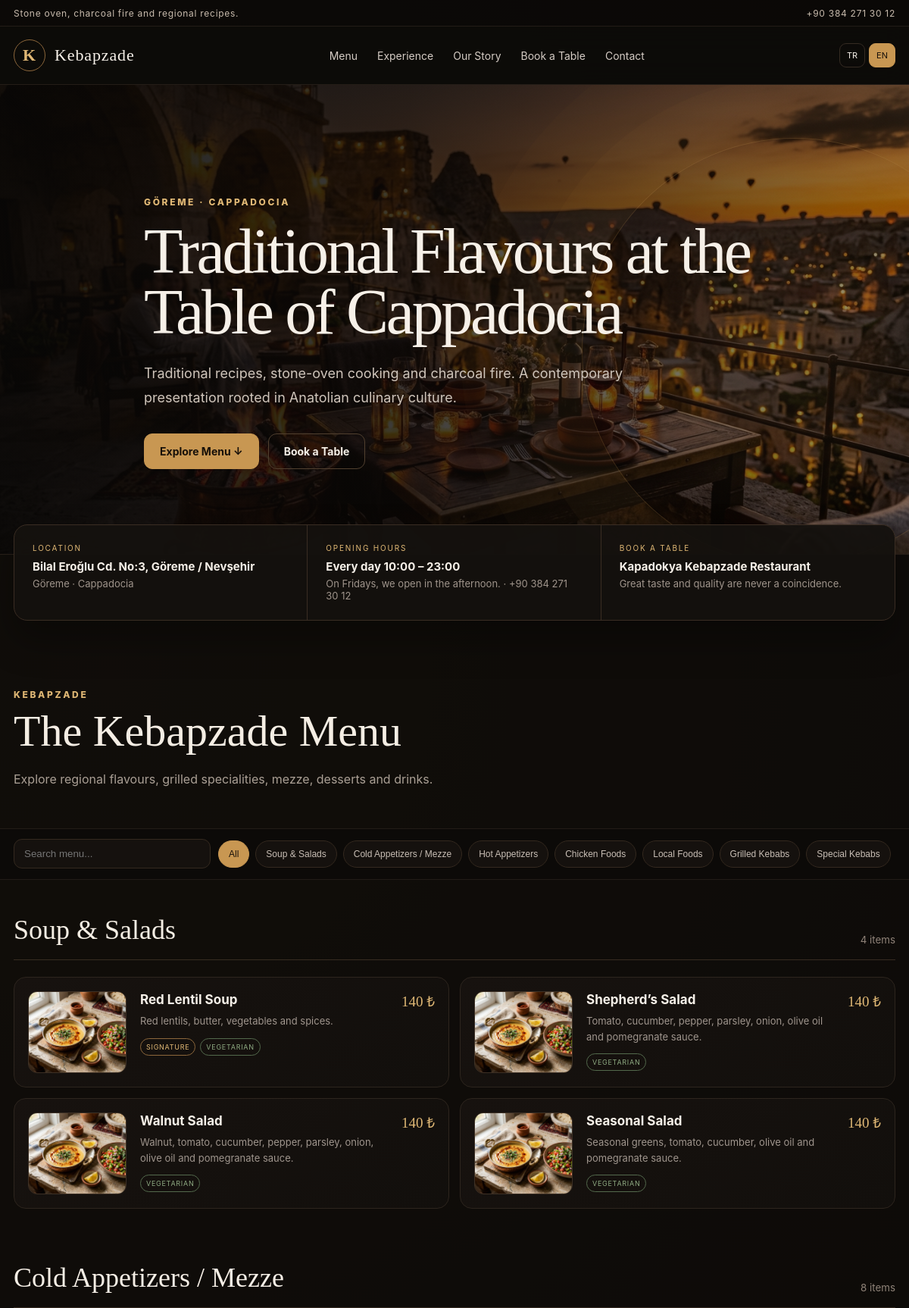
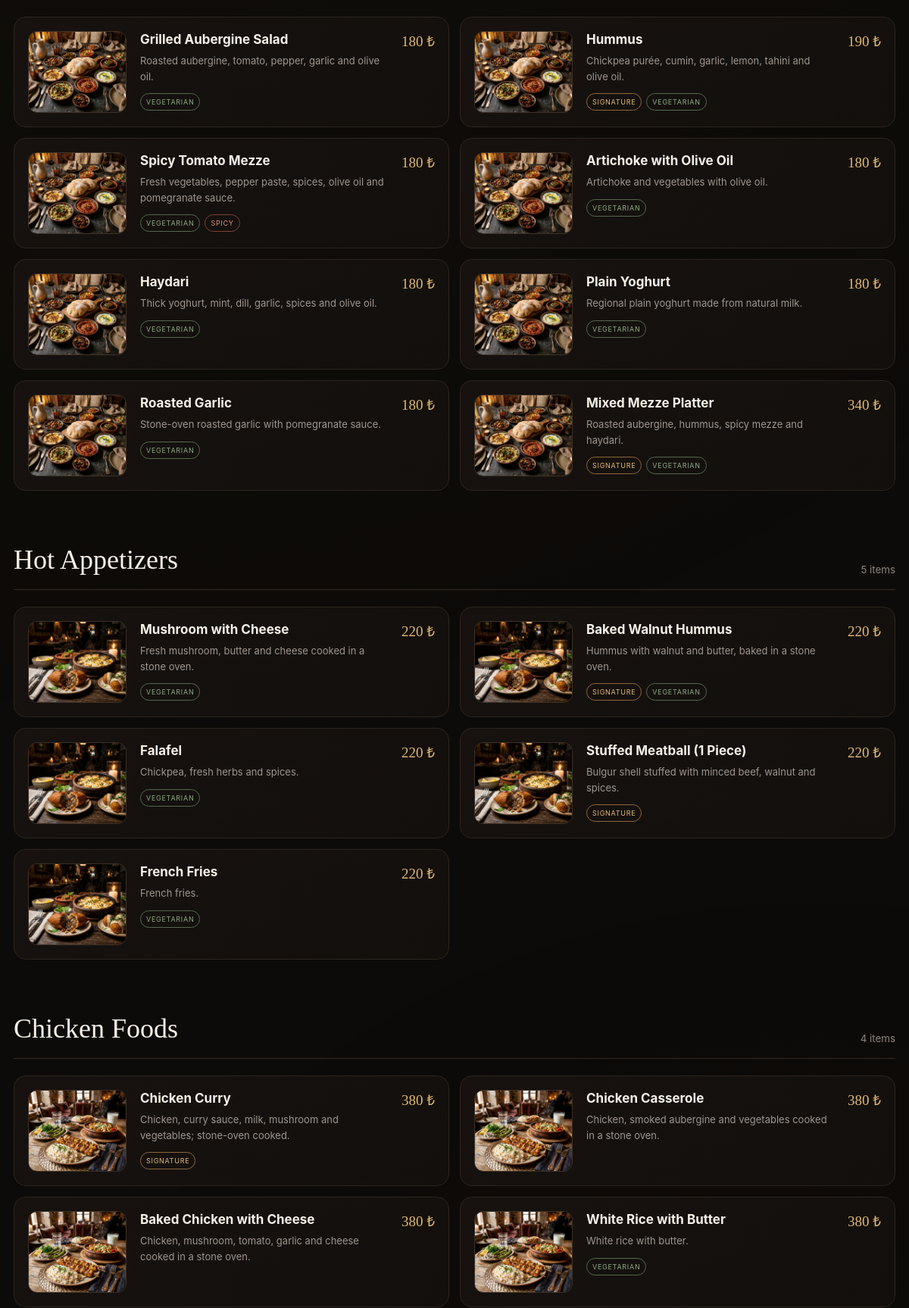
Page /restaurant.php?lang=en (upper part) on the committed database (2 pictures, top to bottom).
### tables this page shows
CREATE TABLE `settings` (
  `key` varchar(120) NOT NULL,
  `value` text,
  PRIMARY KEY (`key`)
);

CREATE TABLE `categories` (
  `id` int unsigned NOT NULL AUTO_INCREMENT,
  `name_tr` varchar(160) NOT NULL,
  `name_en` varchar(160) DEFAULT NULL,
  `slug` varchar(190) NOT NULL,
  `description_tr` text,
  `description_en` text,
  `image_path` varchar(255) DEFAULT NULL,
  `sort_order` int NOT NULL DEFAULT '0',
  `is_active` tinyint(1) NOT NULL DEFAULT '1',
  `created_at` timestamp NULL DEFAULT CURRENT_TIMESTAMP,
  `updated_at` timestamp NULL DEFAULT CURRENT_TIMESTAMP ON UPDATE CURRENT_TIMESTAMP,
  PRIMARY KEY (`id`),
  UNIQUE KEY `slug` (`slug`),
  KEY `idx_cat_sort` (`is_active`,`sort_order`)
);

CREATE TABLE `items` (
  `id` int unsigned NOT NULL AUTO_INCREMENT,
  `category_id` int unsigned NOT NULL,
  `name_tr` varchar(190) NOT NULL,
  `name_en` varchar(190) DEFAULT NULL,
  `description_tr` text,
  `description_en` text,
  `price` decimal(10,2) DEFAULT NULL,
  `price_note_tr` varchar(255) DEFAULT NULL,
  `price_note_en` varchar(255) DEFAULT NULL,
  `image_path` varchar(255) DEFAULT NULL,
  `is_active` tinyint(1) NOT NULL DEFAULT '1',
  `is_featured` tinyint(1) NOT NULL DEFAULT '0',
  `is_vegetarian` tinyint(1) NOT NULL DEFAULT '0',
  `is_spicy` tinyint(1) NOT NULL DEFAULT '0',
  `sort_order` int NOT NULL DEFAULT '0',
  `created_at` timestamp NULL DEFAULT CURRENT_TIMESTAMP,
  `updated_at` timestamp NULL DEFAULT CURRENT_TIMESTAMP ON UPDATE CURRENT_TIMESTAMP,
  PRIMARY KEY (`id`),
  KEY `idx_item_cat` (`category_id`,`is_active`,`sort_order`),
  CONSTRAINT `fk_items_category` FOREIGN KEY (`category_id`) REFERENCES `categories` (`id`) ON DELETE CASCADE
);

### app/functions.php (called while the page is built, shortened)
<?php
function e(?string $value): string {
    return htmlspecialchars((string)$value, ENT_QUOTES | ENT_SUBSTITUTE, 'UTF-8');
}
function base_url(string $path = ''): string {
    global $config;
    $base = rtrim((string)($config['app']['base_url'] ?? ''), '/');
    if ($base === '') {
        $protoHeader = trim(explode(',', (string)($_SERVER['HTTP_X_FORWARDED_PROTO'] ?? ''))[0] ?? '');
        $proto = strtolower($protoHeader) === 'https' || (!empty($_SERVER['HTTPS']) && $_SERVER['HTTPS'] !== 'off') ? 'https' : 'http';
        $hostHeader = trim(explode(',', (string)($_SERVER['HTTP_X_FORWARDED_HOST'] ?? $_SERVER['HTTP_HOST'] ?? ''))[0] ?? '');
        if ($hostHeader !== '' && preg_match('/^[A-Za-z0-9.-]+(?::[0-9]{1,5})?$/', $hostHeader)) {
            $base = $proto . '://' . $hostHeader;
        }
    }
    if ($path === '') return $base;
    return $base !== '' ? $base . '/' . ltrim($path, '/') : '/' . ltrim($path, '/');
}
function money(?string $value): string {
    $n = (float)$value;
    $dec = floor($n) == $n ? 0 : 2;
    return number_format($n, $dec, ',', '.') . ' ₺';
}
function setting(PDO $pdo, string $key, string $default = ''): string {
    static $cache = [];
    try {
        $q = $pdo->prepare('SELECT value FROM settings WHERE `key` = ? LIMIT 1');
        $q->execute([$key]);
        $v = $q->fetchColumn();
        $cache[$key] = $v === false ? $default : (string)$v;
        return (string)$cache[$key];
    } catch (Throwable $e) {
        return $default;
    }
}
function lang(): string {
    return ($_SESSION['site_lang'] ?? 'tr') === 'en' ? 'en' : 'tr';
}
function image_url(?string $path): string {
    if (!$path) return '';
    return base_url($path);
}

### restaurant.php (the view, shortened to what this page needs)
<?php
require __DIR__ . '/app/bootstrap.php';
$L = lang();
$nameCol = $L === 'en' ? 'name_en' : 'name_tr';
$descCol = $L === 'en' ? 'description_en' : 'description_tr';
$cats = $pdo->query('SELECT * FROM categories WHERE is_active=1 ORDER BY sort_order,id')->fetchAll();
$itemQ = $pdo->prepare('SELECT * FROM items WHERE category_id=? AND is_active=1 ORDER BY sort_order,id');
$restaurant = setting($pdo,'restaurant_name','Kapadokya Kebapzade Restaurant');
$heroTitle = setting($pdo, $L === 'en' ? 'hero_title_en' : 'hero_title_tr', 'Kapadokya Kebapzade');
$tagline = setting($pdo, $L === 'en' ? 'tagline_en' : 'tagline_tr');
$announcement = setting($pdo, $L === 'en' ? 'announcement_en' : 'announcement_tr');
$hours = setting($pdo, $L === 'en' ? 'hours_en' : 'hours_tr');
$fridayNotice = trim(setting($pdo, $L === 'en' ? 'friday_notice_en' : 'friday_notice_tr'));
$address = setting($pdo,'address');
$phone = setting($pdo,'phone');
$email = setting($pdo,'email');
$whatsapp = preg_replace('/\D+/', '', setting($pdo,'whatsapp'));
$maps = setting($pdo,'maps_url');
$instagram = trim(setting($pdo,'instagram'));
$heroImage = image_url(setting($pdo,'hero_image'));
$reservationEnabled = setting($pdo,'reservation_enabled','1') === '1';
$priceRange = setting($pdo,'price_range','₺₺');
$base = rtrim(base_url(''), '/');
$canonical = $base . '/';
$schema = [
 '@context'=>'https://schema.org','@type'=>'Restaurant','name'=>$restaurant,'url'=>$canonical,'telephone'=>$phone,
 'email'=>$email,'priceRange'=>$priceRange,'servesCuisine'=>['Turkish','Anatolian','Kebab'],
 'address'=>['@type'=>'PostalAddress','streetAddress'=>$address,'addressLocality'=>'Göreme','addressRegion'=>'Nevşehir','addressCountry'=>'TR']
];
if ($instagram) $schema['sameAs']=[$instagram];
if ($heroImage) $schema['image']=$heroImage;
?>
<!doctype html>
<html lang="<?=$L?>">
<head>
<link rel="stylesheet" href="<?=e(base_url('/assets/css/site.css'))?>"><script type="application/ld+json"><?=json_encode($schema,JSON_UNESCAPED_UNICODE|JSON_UNESCAPED_SLASHES)?></script>
</head>
<body>
<div class="topbar"><div class="wrap"><span><?=e($announcement)?></span><span><?=e($phone)?></span></div></div>
<nav class="nav"><div class="wrap nav-in"><a class="brand" href="<?=e(base_url('/'))?>"><span class="brand-mark">K</span><span>Kebapzade</span></a>
<div class="navlinks"><a href="#menu"><?=$t['menu']?></a><a href="#experience"><?=$t['services']?></a><a href="#story"><?=$t['story']?></a><?php if($reservationEnabled):?><a href="#reservation"><?=$t['reserve']?></a><?php endif;?><a href="#contact"><?=$t['contact']?></a></div>
<div class="langs"><a class="<?=$L==='tr'?'active':''?>" href="?lang=tr">TR</a><a class="<?=$L==='en'?'active':''?>" href="?lang=en">EN</a></div></div></nav>
<header class="hero <?= $heroImage ? 'has-photo' : '' ?>" <?php if($heroImage):?>style="--hero-image:url('<?=e($heroImage)?>')"<?php endif;?>>
 <div class="wrap hero-content"><div class="eyebrow"><?=$t['eyebrow']?></div><h1><?=e($heroTitle)?></h1><p><?=e($t['heroP'])?></p>
 <div class="actions"><a class="btn btn-primary" href="#menu"><?=$t['viewMenu']?> ↓</a><?php if($reservationEnabled):?><a class="btn" href="#reservation"><?=$t['reserve']?></a><?php elseif($phone):?><a class="btn" href="tel:<?=e(preg_replace('/[^\d+]/','',$phone))?>"><?=$t['call']?></a><?php endif;?></div></div>
</header>
<div class="quick"><div class="wrap quick-grid">
<a class="quick-item" <?= $maps ? 'href="'.e($maps).'" target="_blank" rel="noopener"' : ''?>><small><?=$t['location']?></small><strong><?=e($address)?></strong><span>Göreme · Cappadocia</span></a>
<div class="quick-item"><small><?=$t['hours']?></small><strong><?=e($hours)?></strong><span><?=e($fridayNotice)?> · <?=e($phone)?></span></div>
<a class="quick-item" href="<?= $reservationEnabled?'#reservation':('tel:'.e(preg_replace('/[^\d+]/','',$phone))) ?>"><small><?=e($t['reserve'])?></small><strong><?=e($restaurant)?></strong><span><?=e($tagline)?></span></a>
</div></div>
<section class="section" id="menu"><div class="wrap"><div class="section-head"><div><div class="eyebrow">Kebapzade</div><h2><?=$t['menuTitle']?></h2><p class="section-intro"><?=$t['menuIntro']?></p></div></div></div>
<div class="menu-tools"><div class="wrap menu-row"><input class="search" data-search type="search" placeholder="<?=e($t['search'])?>" aria-label="<?=e($t['search'])?>"><div class="chips"><button class="chip active" data-filter="all"><?=$t['all']?></button><?php foreach($cats as $c): ?><button class="chip" data-filter="<?=e($c['slug'])?>"><?=e($c[$nameCol] ?: $c['name_tr'])?></button><?php endforeach; ?></div></div></div>
<div class="wrap" style="padding-top:45px">
<?php foreach($cats as $cat): $itemQ->execute([$cat['id']]); $menuItems=$itemQ->fetchAll(); ?>
<section class="category" id="cat-<?=e($cat['slug'])?>" data-category="<?=e($cat['slug'])?>"><div class="cat-head"><h3><?=e($cat[$nameCol] ?: $cat['name_tr'])?></h3><small><?=count($menuItems)?> <?=$L==='en'?'items':'ürün'?></small></div>
<?php if(!$menuItems): ?><div class="empty"><?=$L==='en'?'No active items in this category.':'Bu kategoride aktif ürün bulunmuyor.'?></div><?php endif;?><div class="items">
<?php foreach($menuItems as $item): $varQ->execute([$item['id']]);$variants=$varQ->fetchAll();$iname=$item[$nameCol]?:$item['name_tr'];$idesc=$item[$descCol]?:$item['description_tr'];$searchText=$item['name_tr'].' '.$item['name_en'].' '.$item['description_tr'].' '.$item['description_en'];$img=image_url($item['image_path']); ?>
<article class="item <?=$img?'with-image':''?>" data-item data-search="<?=e($searchText)?>"><?php if($img):?><img class="item-img" src="<?=e($img)?>" alt="<?=e($iname)?>" loading="lazy"><?php endif;?><div><h4><?=e($iname)?></h4><?php if($idesc):?><p><?=e($idesc)?></p><?php endif;?><div class="badges"><?php if($item['is_featured']):?><span class="badge featured"><?=$t['featured']?></span><?php endif;?><?php if($item['is_vegetarian']):?><span class="badge veg"><?=$t['veg']?></span><?php endif;?><?php if($item['is_spicy']):?><span class="badge spicy"><?=$t['spicy']?></span><?php endif;?></div>
</div><div class="price"><?=e(money($item['price']))?></div></article>
<?php endforeach;?></div></section><?php endforeach;?></div></section>
<script src="<?=e(base_url('/assets/js/site.js'))?>"></script></body></html>

### rows in the picture
settings: value (picture)
categories: name_en "Soup & Salads", count($menuItems) "4"
categories: name_en "Cold Appetizers / Mezze", count($menuItems) "8"
categories: name_en "Hot Appetizers", count($menuItems) "5"
categories: name_en "Chicken Foods", count($menuItems) "4"
categories: name_en "Local Foods"
categories: name_en "Grilled Kebabs"
categories: name_en "Special Kebabs"
items: image_path (picture), name_en "Red Lentil Soup", description_en "Red lentils, butter, vegetables and spices.", price "140 ₺"
items: image_path (picture), name_en "Shepherd’s Salad", description_en "Tomato, cucumber, pepper, parsley, onion, olive oil and pomegranate sauce.", price "140 ₺"
items: image_path (picture), name_en "Walnut Salad", description_en "Walnut, tomato, cucumber, pepper, parsley, onion, olive oil and pomegranate sauce.", price "140 ₺"
items: image_path (picture), name_en "Seasonal Salad", description_en "Seasonal greens, tomato, cucumber, olive oil and pomegranate sauce.", price "140 ₺"
items: image_path (picture), name_en "Grilled Aubergine Salad", description_en "Roasted aubergine, tomato, pepper, garlic and olive oil.", price "180 ₺"
items: image_path (picture), name_en "Hummus", description_en "Chickpea purée, cumin, garlic, lemon, tahini and olive oil.", price "190 ₺"
items: image_path (picture), name_en "Spicy Tomato Mezze", description_en "Fresh vegetables, pepper paste, spices, olive oil and pomegranate sauce.", price "180 ₺"
items: image_path (picture), name_en "Artichoke with Olive Oil", description_en "Artichoke and vegetables with olive oil.", price "180 ₺"
items: image_path (picture), name_en "Haydari", description_en "Thick yoghurt, mint, dill, garlic, spices and olive oil.", price "180 ₺"
items: image_path (picture), name_en "Plain Yoghurt", description_en "Regional plain yoghurt made from natural milk.", price "180 ₺"
items: image_path (picture), name_en "Roasted Garlic", description_en "Stone-oven roasted garlic with pomegranate sauce.", price "180 ₺"
items: image_path (picture), name_en "Mixed Mezze Platter", description_en "Roasted aubergine, hummus, spicy mezze and haydari.", price "340 ₺"
items: image_path (picture), name_en "Mushroom with Cheese", description_en "Fresh mushroom, butter and cheese cooked in a stone oven.", price "220 ₺"
items: image_path (picture), name_en "Baked Walnut Hummus", description_en "Hummus with walnut and butter, baked in a stone oven.", price "220 ₺"
items: image_path (picture), name_en "Falafel", description_en "Chickpea, fresh herbs and spices.", price "220 ₺"
items: image_path (picture), name_en "Stuffed Meatball (1 Piece)", description_en "Bulgur shell stuffed with minced beef, walnut and spices.", price "220 ₺"
items: image_path (picture), name_en "French Fries", description_en "French fries.", price "220 ₺"
items: image_path (picture), name_en "Chicken Curry", description_en "Chicken, curry sauce, milk, mushroom and vegetables; stone-oven cooked.", price "380 ₺"
items: image_path (picture), name_en "Chicken Casserole", description_en "Chicken, smoked aubergine and vegetables cooked in a stone oven.", price "380 ₺"
items: image_path (picture), name_en "Baked Chicken with Cheese", description_en "Chicken, mushroom, tomato, garlic and cheese cooked in a stone oven.", price "380 ₺"
items: image_path (picture), name_en "White Rice with Butter", description_en "White rice with butter.", price "380 ₺"

### other values in the picture
$announcement "Stone oven, charcoal fire and regional recipes."
$phone "+90 384 271 30 12"
$t['menu'] "Menu"
$t['services'] "Experience"
$t['story'] "Our Story"
$t['reserve'] "Book a Table"
$t['contact'] "Contact"
$t['eyebrow'] "GÖREME · CAPPADOCIA"
$heroTitle "Traditional Flavours at the Table of Cappadocia"
$t['heroP'] "Traditional recipes, stone-oven cooking and charcoal fire. A contemporary presentation rooted in Anatolian culinary culture."
$t['viewMenu'] "Explore Menu"
$t['location'] "LOCATION"
$address "Bilal Eroğlu Cd. No:3, Göreme / Nevşehir"
$t['hours'] "OPENING HOURS"
$hours "Every day 10:00 – 23:00"
